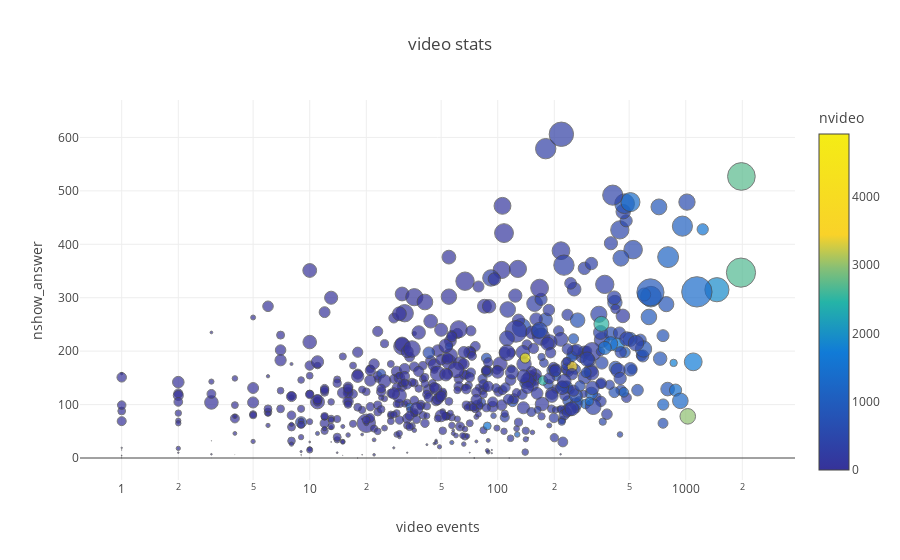

Write notebook code for a chart like this one.
### Markdown cell above
## Removing Outliers

### Code cell
#remove two outliers

mo = pc[pc.user_id != 534636]
mo = mo[mo.user_id != 534814]

scatter_function((mo.nseek_video+mo.npause_video), (mo.nshow_answer), mo.user_id, mo.sum_dt, 10000, mo.nvideo, "nvideo", 'video stats', 'video stats', 'video events', 'log', 'nshow_answer')

### Figure 1 — Plotly figure (JSON) as saved in the notebook; plotly's stock layout.template omitted (floating-point values rounded to 4 significant figures; data arrays with more than 128 entries replaced by an {"elided": "..."} marker saying what was removed)
{"data": [{"marker": {"color": {"elided": "743 int values"}, "colorbar": {"title": "nvideo"}, "colorscale": [[0, "rgb(244,236,21)"], [0.3, "rgb(249,210,41)"], [0.4, "rgb(134,191,118)"], [0.5, "rgb(37,180,167)"], [0.65, "rgb(17,123,215)"], [1, "rgb(54,50,153)"]], "line": {"color": "#444"}, "opacity": 0.7, "reversescale": true, "size": {"elided": "743 float values"}, "sizemode": "diameter", "sizeref": 10000}, "mode": "markers", "name": "video stats", "text": {"elided": "743 int values"}, "type": "scatter", "x": {"elided": "743 int values"}, "y": {"elided": "743 int values"}}], "layout": {"hovermode": "closest", "title": "video stats", "xaxis": {"title": "video events", "type": "log"}, "yaxis": {"title": "nshow_answer"}}}
